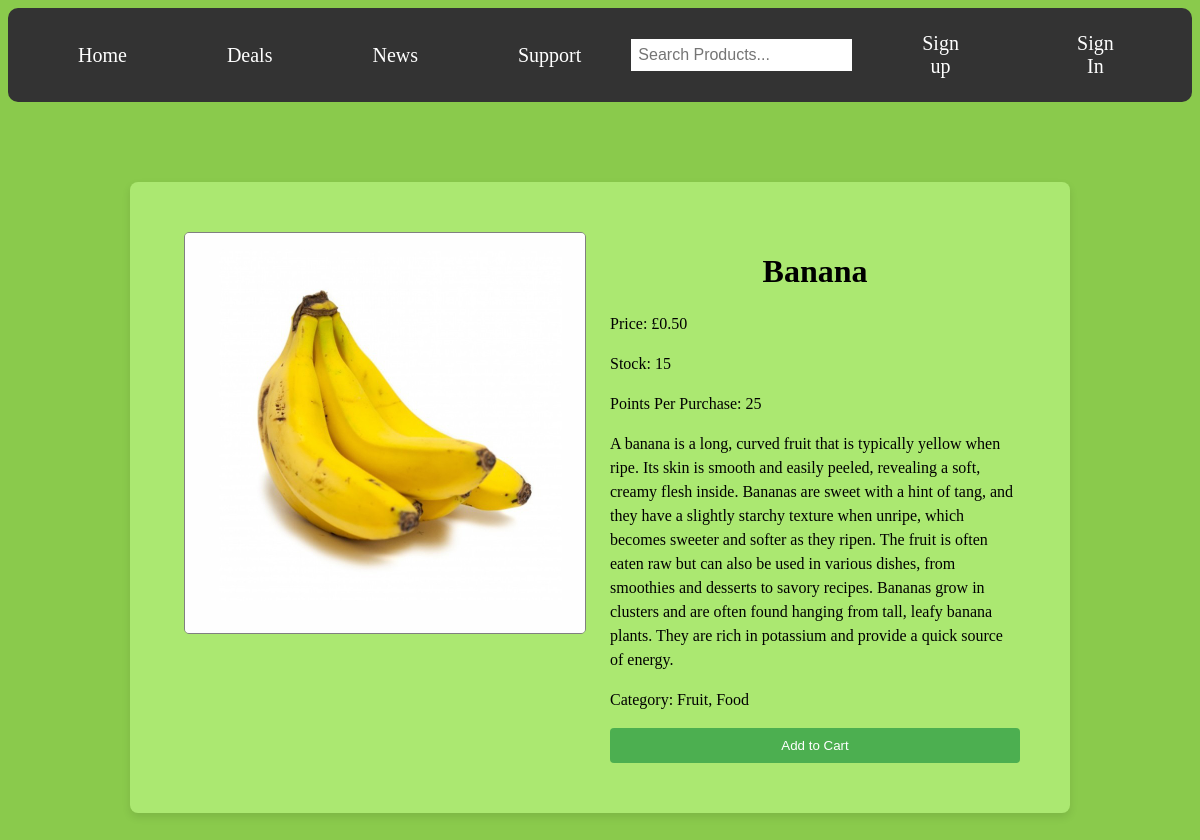
The page /products/product/Banana/ on the database its author committed.
### products/models.py (models this page shows, shortened)
class Products(models.Model):
    user = models.ForeignKey(User, on_delete=models.CASCADE, null=True)
    product_id=models.CharField(max_length=64)
    product_name=models.CharField(max_length=64)
    product_price=models.DecimalField(max_digits=10, decimal_places=2, default=0.00)
    product_stock=models.PositiveIntegerField(default=0)
    product_category=models.CharField(max_length=64, default="")
    product_points=models.PositiveIntegerField(default=0)
    product_description=models.TextField(default="")
    product_image=models.ImageField(default='fallback.png', blank=True)

### products/views.py (the view)
# urls.py: path('product/<str:product_name>/', views.product_detail, name='product_detail'),
def product_detail(request, product_name):
    product = get_object_or_404(Products, product_name=product_name)
    return render(request, 'product_detail.html', {'product': product})

### products/templates/product_detail.html (shortened to what this page needs)
<!DOCTYPE html>
<html lang="en" xmlns="http://www.w3.org/1999/html">
{% load static %}
<head>
        <link rel="stylesheet" href="{% static 'css/styles.css' %}">
</head>
<body>
<nav>
        <ul>
            <li><a class="active" href="{% url 'home' %}">Home</a></li>
            <li><a class="active" href="{% url 'products:deals' %}">Deals</a></li>
            <li><a class="active" href="{% url 'products:news' %}">News</a></li>
            <li><a class="active" href="{% url 'products:support' %}">Support</a></li>
        </ul>
    <form method="get" action="{% url 'products:product_search' %}">
            <input class="form-control me-2" type="search" placeholder="Search Products..." name="q" value="{{ query }}">
          </form>
            {% if user.is_authenticated %}
<ul>
    {% if is_admin %}
    <li><a class="button" href="{% url 'products:new-product' %}">Add New Product</a></li>
    {% endif %}
    <li><a class="active" href="{% url 'users:account' %}">Account</a></li>
</ul>
    <form class="logout" action="{% url 'users:logout' %}" method="post">
            {% csrf_token %}
    <button type="submit">Log out</button>
          </form>
    {% else %}
<ul>
    <li><a class="button" href="{% url 'users:register' %}">Sign up</a></li>
    <li><a class="button" href="{% url 'users:login' %}">Sign In</a></li>
    {% endif %}
    </ul>
    </nav>
<div class="product-detail-box">
<div class="product-information">
    <div class="image-box">
<img class="product-image-detail" src="{{ product.product_image.url }}" alt="{{ product.product_name }} Image">
</div>
    <div class="product-text-box">
    <h1>{{ product.product_name }}</h1>
<p>Price: £{{ product.product_price }}</p>
<p>Stock: {{ product.product_stock }}</p>
<p>Points Per Purchase: {{ product.product_points }}</p>
<p>{{ product.product_description }}</p>
        <p>Category: {{ product.product_category }}</p>
        <button>Add to Cart</button>
</div>
    </div>
</div>
</body>
</html>

### products/static/css/styles.css (style rules this page uses)
h1 { text-align: center; }
body { background-color: #8aca4c }
nav { background-color: #333; overflow: hidden; display: flex; justify-content: space-between; align-items: center; padding: 10px 20px; border-radius: 10px; }
nav ul { list-style-type: none; margin: 0; padding: 0; display: flex; }
nav ul li a { display: block; padding: 14px 50px; text-align: center; text-decoration: none; color: white; font-size: 20px; background-color: #333; transition: background-color 0.3s ease; }
nav form { display: flex; align-items: center; }
nav form input { padding: 7px; border: none; font-size: 16px; margin-right: 10px; }
button { width: 100%; padding: 10px; background-color: #4CAF50; color: white; border: none; border-radius: 4px; cursor: pointer; }
.product-image-detail { display: flex; justify-content: center; align-items: center padding: 20px; margin-left: auto; margin-right: auto; width: 30%; height: auto; }
.product-detail-box { background-color: #abe871; padding: 20px; border-radius: 8px; box-shadow: 0 4px 8px rgba(0, 0, 0, 0.1); width: 80%; max-width: 900px; margin: 80px auto; }
.product-information { display: flex; text-align: center align-items: center display: flex; padding: 20px }
.image-box { flex: 1; padding: 10px; }
.image-box img { width: 100%; max-width: 400px; border: 1px solid gray; border-radius: 5px; }
.product-text-box { flex: 1; padding: 10px; }
.product-text-box p { font-size: 16px; line-height: 1.5; }

### rows shown on the page
Products: product_image (picture), product_name "Banana", product_price "0.50", product_stock "15", product_points "25", product_description "A banana is a long, curved fruit that is typically yellow when ripe. Its skin is smooth and easily peeled, revealing a soft, creamy flesh inside. Bananas are sweet with a hint of tang, and they have a slightly starchy texture when unripe, which becomes sweeter and softer as they ripen. The fruit is often eaten raw but can also be used in various dishes, from smoothies and desserts to savory recipes. Bananas grow in clusters and are often found hanging from tall, leafy banana plants. They are rich in potassium and provide a quick source of energy.", product_category "Fruit, Food"
